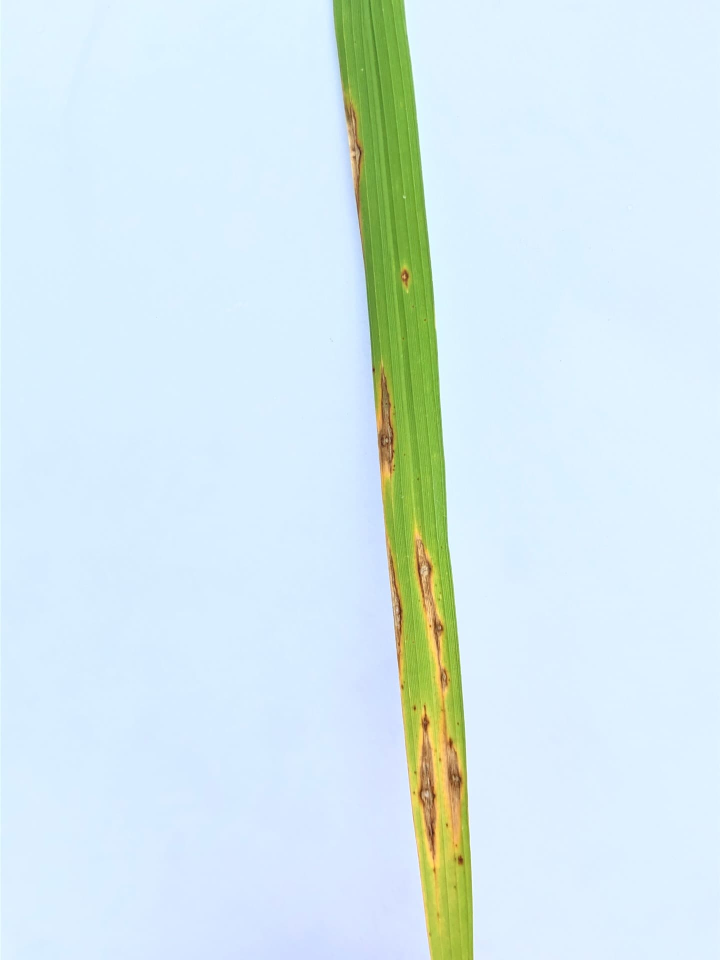
#> input picture dataset/blast/IMG_0448.jpg, 1440 x 1920 px (shown at 1/2 size); its folder holds only this picture in this run
$ jupyter execute Percobaan_5.ipynb   (older library calls are emulated)
#> lines starting #> are read from the running program, lines starting #| are printed output that depends on the picture
## 1. Import Library

[cell 1]
import os
import cv2 as cv
import matplotlib.pyplot as plt
import numpy as np
import pandas as pd
from sklearn.model_selection import train_test_split, cross_val_predict
from sklearn.metrics import accuracy_score, classification_report
from skimage.feature import graycomatrix, graycoprops
from scipy.stats import entropy
from scipy.ndimage import convolve
from sklearn.ensemble import RandomForestClassifier
from sklearn.svm import SVC
from sklearn.neighbors import KNeighborsClassifier
from sklearn.metrics import accuracy_score, precision_score, recall_score, f1_score, confusion_matrix, classification_report
from sklearn.metrics import confusion_matrix, ConfusionMatrixDisplay
import seaborn as sns

## 2. Data Loading

Pastikan struktur folder dataset sebagai berikut:
```
PROJECT-PCD-34/
└── dataset/
    ├── blast/
    │   ├── image1.jpg
    │   └── ...
    ├── blight/
    │   ├── image1.jpg
    │   └── ...
    └── tungro/
        ├── image1.jpg
        └── ...
```

> **Catatan:** Dataset ini memiliki **3 kelas** penyakit daun padi: `blast`, `blight`, dan `tungro`.

[cell 2]
DATASET_PATH = "dataset"
TARGET_SIZE  = (256, 256)
KELAS_VALID  = ['blast', 'blight', 'tungro']

data      = []
labels    = []
file_name = []

for sub_folder in sorted(os.listdir(DATASET_PATH)):
    sub_folder_path = os.path.join(DATASET_PATH, sub_folder)

    if not os.path.isdir(sub_folder_path):
        continue
    if sub_folder not in KELAS_VALID:
        print(f"⚠️  Folder '{sub_folder}' dilewati (bukan kelas dataset)")
        continue

    sub_folder_files = os.listdir(sub_folder_path)
    print(f"📂 Memuat kelas '{sub_folder}': {len(sub_folder_files)} file...")

    for filename in sub_folder_files:
        img_path = os.path.join(sub_folder_path, filename)
        img = cv.imread(img_path)
#> img is the input picture: shape (1920, 1440, 3); mean B, G, R 238.3, 233.3, 213.6
        if img is None:
            print(f"   ⚠️  Gagal membaca: {filename}")
            continue
        img = img.astype(np.uint8)
        img = cv.cvtColor(img, cv.COLOR_BGR2GRAY)
#> img: shape (1920, 1440)
        img = cv.resize(img, TARGET_SIZE, interpolation=cv.INTER_AREA)
#> img: shape (256, 256)
        data.append(img)
        labels.append(sub_folder)
        file_name.append(filename)

data      = np.array(data, dtype=np.uint8)
labels    = np.array(labels)

print()
print(f"✅ Total gambar berhasil dimuat: {len(data)}")
#| ✅ Total gambar berhasil dimuat: 2
print(f"   Ukuran gambar : {data[0].shape}")
#|    Ukuran gambar : (256, 256)
print(f"   Tipe data     : {data.dtype}")
#|    Tipe data     : uint8
print(f"📊 Distribusi per kelas:")
for kelas in KELAS_VALID:
    jumlah = np.sum(labels == kelas)
    print(f"   {kelas:10s}: {jumlah} gambar")

## 3. Data Augmentation

[cell 3]
data_augmented      = list(data)
#> data_augmented = 2 items
labels_augmented    = list(labels)
file_name_augmented = list(file_name)

for i in range(len(data)):
    img   = data[i]
    label = labels[i]
    fname = file_name[i]
    name, ext = os.path.splitext(fname)

    # Flip Horizontal
    flipped_h = cv.flip(img, 1)
    data_augmented.append(flipped_h)
    labels_augmented.append(label)
    file_name_augmented.append(f"{name}_flipH{ext}")

    # Flip Vertikal
    flipped_v = cv.flip(img, 0)
    data_augmented.append(flipped_v)
    labels_augmented.append(label)
    file_name_augmented.append(f"{name}_flipV{ext}")

    # Rotasi 90°
    rotated = cv.rotate(img, cv.ROTATE_90_CLOCKWISE)
    data_augmented.append(rotated)
    labels_augmented.append(label)
    file_name_augmented.append(f"{name}_rot90{ext}")
#> this loop made 2 passes
#> (label, fname) on passes 1 to 2: ('blast', 'IMG_0448.jpg'), ('blight', 'IMG_0834.jpg')
#> pass 1, `rotated = cv.rotate(img, cv.ROTATE_90_CLOCKWISE)`:
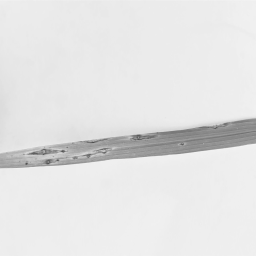
#> rotated: shape (256, 256); min 79, max 244, mean 228
#> after the loop, data_augmented = 8 items; file_name_augmented = ['IMG_0448.jpg', 'IMG_0834.jpg', 'IMG_0448_flipH.jpg', 'IMG_0448_flipV.jpg', 'IMG_0448_rot90.jpg', 'IMG_0834_flipH.jpg', 'IMG_0834_flipV.jpg', 'IMG_0834_rot90.jpg']; labels_augmented = ['blast', 'blight', 'blast', 'blast', 'blast', 'blight', 'blight', 'blight']

data_augmented      = np.array(data_augmented, dtype=object)
labels_augmented    = np.array(labels_augmented)
file_name_augmented = np.array(file_name_augmented)

print(f"Data sebelum augmentasi : {len(data)}")
#| Data sebelum augmentasi : 2
print(f"Data setelah augmentasi : {len(data_augmented)}")
#| Data setelah augmentasi : 8

## 4. Preprocessing — Percobaan 5
### Pipeline: Grayscale (sudah dilakukan saat loading) → Clahe → Median Filter → Gaussian Blur → Normalisasi

[cell 4]
unique_labels = np.unique(labels)
fig, axes = plt.subplots(1, len(unique_labels), figsize=(4 * len(unique_labels), 4))

for ax, kelas in zip(axes, unique_labels):
    idx = np.where(labels == kelas)[0][0]
    ax.imshow(data[idx], cmap='gray')
    ax.set_title(kelas, fontsize=10)
    ax.axis('off')

plt.tight_layout()
plt.show()

[cell 5]
def resize(image, targetSize=(256, 256)):
    return cv.resize(image, targetSize, interpolation=cv.INTER_AREA)

def normalisasi(image):
    return image.astype(np.float32) / 255.0

def clahePreprocessing(image):
    clahe = cv.createCLAHE(clipLimit=2.0, tileGridSize=(8, 8))
    hasil = clahe.apply(image)
    return hasil

def konvolusi(image, kernel):
    image = image.astype(np.float32)
    tinggi, lebar = image.shape

    k_tinggi, k_lebar = kernel.shape
    pad_y = k_tinggi // 2
    pad_x = k_lebar // 2

    padded = np.pad(image, ((pad_y, pad_y), (pad_x, pad_x)), mode='edge')
    hasil = np.zeros((tinggi, lebar), dtype=np.float32)
    for y in range(tinggi):
        for x in range(lebar):
            area = padded[y:y + k_tinggi, x:x + k_lebar]
            hasil[y, x] = np.sum(area * kernel)

    hasil = np.clip(hasil, 0, 255).astype(np.uint8)
    return hasil

def gaussianKernel(ksize=5, sigma=1.0):
    if ksize % 2 == 0:
        raise ValueError("Ukuran kernel harus ganjil, misalnya 3, 5, atau 7.")

    tengah = ksize // 2
    kernel = np.zeros((ksize, ksize), dtype=np.float32)
    for y in range(-tengah, tengah + 1):
        for x in range(-tengah, tengah + 1):
            nilai = np.exp(-(x**2 + y**2) / (2 * sigma**2))
            kernel[y + tengah, x + tengah] = nilai

    kernel = kernel / np.sum(kernel)
    return kernel

def gaussianBlur(image, ksize=5, sigma=1.0):
    kernel = gaussianKernel(ksize=ksize, sigma=sigma)
    hasil = konvolusi(image, kernel)

    return hasil

def median_filter(image, ksize=3):
    return cv.medianBlur(image, ksize)

def prepro5(image, targetSize=(256, 256)):
    img = image.astype(np.uint8)
    img = resize(img, targetSize)
    img = clahePreprocessing(img)
    img = median_filter(img)
    img = gaussianBlur(img, ksize=3, sigma=0.5)
    img = normalisasi(img)
    imgUint8 = (img * 255).astype(np.uint8)
    return imgUint8
    return img_uint8

[cell 6]
dataPreprocessed = []

for i in range(len(data_augmented)):
    img_prep = prepro5(data_augmented[i], TARGET_SIZE)
    dataPreprocessed.append(img_prep)
#> this loop made 8 passes
#> pass 1, in clahePreprocessing, `hasil = clahe.apply(image)`:
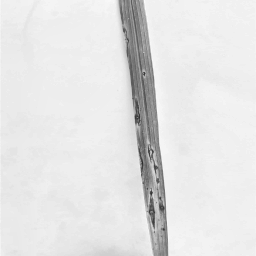
#> hasil: shape (256, 256); min 43, max 250, mean 227.8
#> after the loop, dataPreprocessed = 8 items

dataPreprocessed = np.array(dataPreprocessed)

print(f"   Preprocessing selesai!")
print(f"   Jumlah gambar    : {len(dataPreprocessed)}")
#|    Jumlah gambar    : 8
print(f"   Ukuran gambar    : {dataPreprocessed[0].shape}")
#|    Ukuran gambar    : (256, 256)
print(f"   Tipe data        : {dataPreprocessed[0].dtype}")
#|    Tipe data        : uint8
print(f"   Nilai min / max  : {dataPreprocessed[0].min()} / {dataPreprocessed[0].max()}")
#|    Nilai min / max  : 67 / 247

[cell 7]
unique_labels = np.unique(labels_augmented)
n_kelas = len(unique_labels)
#> n_kelas = 2

fig, axes = plt.subplots(2, n_kelas, figsize=(7 * n_kelas, 8))

for col, kelas in enumerate(unique_labels):
    idx = np.where(labels_augmented == kelas)[0][0]

    # Baris 1: gambar asli
    axes[0, col].imshow(data_augmented[idx].astype(np.uint8), cmap='gray')
    axes[0, col].set_title(f"{kelas}\n(Asli)", fontsize=12)
    axes[0, col].axis('off')

    # Baris 2: hasil preprocessing
    axes[1, col].imshow(dataPreprocessed[idx], cmap='gray', vmin=0, vmax=255)
    axes[1, col].set_title(f"{kelas}\n(Resize  + Clahe + Median Filter + Gaussian Blur + Normalisasi)", fontsize=12)
    axes[1, col].axis('off')
#> this loop made 2 passes
#> (col, kelas, idx) on passes 1 to 2: (0, 'blast', 0), (1, 'blight', 1)

plt.tight_layout()
plt.show()
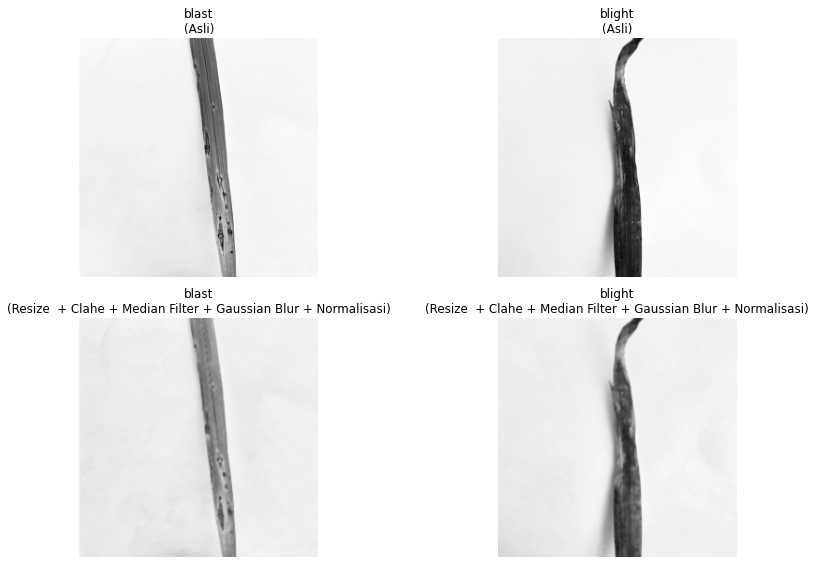
#> figure drawn by matplotlib, 4 panels

## 5. Ekstraksi Fitur GLCM

[cell 8]
def glcm(image, derajat):
    if derajat == 0:
        angles = [0]
    elif derajat == 45:
        angles = [np.pi / 4]
    elif derajat == 90:
        angles = [np.pi / 2]
    elif derajat == 135:
        angles = [3 * np.pi / 4]
    else:
        raise ValueError("Sudut tidak valid. Gunakan: 0, 45, 90, atau 135.")
    glcm_matrix = graycomatrix(image, [1], angles, 256, symmetric=True, normed=True)
    return glcm_matrix

def correlation(matriks):
    return graycoprops(matriks, 'correlation')[0, 0]

def dissimilarity(matriks):
    return graycoprops(matriks, 'dissimilarity')[0, 0]

def homogenity(matriks):
    return graycoprops(matriks, 'homogeneity')[0, 0]

def contrast(matriks):
    return graycoprops(matriks, 'contrast')[0, 0]

def ASM(matriks):
    return graycoprops(matriks, 'ASM')[0, 0]

def energy(matriks):
    return graycoprops(matriks, 'energy')[0, 0]

def entropyGlcm(matriks):
    return entropy(matriks.ravel())

[cell 9]
Derajat0   = []
Derajat45  = []
Derajat90  = []
Derajat135 = []

for i in range(len(dataPreprocessed)):
    D0   = glcm(dataPreprocessed[i], 0)
    D45  = glcm(dataPreprocessed[i], 45)
    D90  = glcm(dataPreprocessed[i], 90)
    D135 = glcm(dataPreprocessed[i], 135)
    Derajat0.append(D0)
    Derajat45.append(D45)
    Derajat90.append(D90)
    Derajat135.append(D135)
    if (i + 1) % 100 == 0:
        print(f"   Progress: {i+1}/{len(dataPreprocessed)}")
#> after the loop, Derajat0 = 8 items; Derajat135 = 8 items; Derajat45 = 8 items; Derajat90 = 8 items

[cell 10]
Kontras0, Kontras45, Kontras90, Kontras135                     = [], [], [], []
dissimilarity0, dissimilarity45, dissimilarity90, dissimilarity135 = [], [], [], []
homogenity0, homogenity45, homogenity90, homogenity135          = [], [], [], []
entropy0, entropy45, entropy90, entropy135                      = [], [], [], []
ASM0, ASM45, ASM90, ASM135                                      = [], [], [], []
energy0, energy45, energy90, energy135                          = [], [], [], []
correlation0, correlation45, correlation90, correlation135      = [], [], [], []

for i in range(len(dataPreprocessed)):
    # Correlation
    correlation0.append(correlation(Derajat0[i]))
    correlation45.append(correlation(Derajat45[i]))
    correlation90.append(correlation(Derajat90[i]))
    correlation135.append(correlation(Derajat135[i]))

    # Contrast
    Kontras0.append(contrast(Derajat0[i]))
    Kontras45.append(contrast(Derajat45[i]))
    Kontras90.append(contrast(Derajat90[i]))
    Kontras135.append(contrast(Derajat135[i]))

    # Dissimilarity
    dissimilarity0.append(dissimilarity(Derajat0[i]))
    dissimilarity45.append(dissimilarity(Derajat45[i]))
    dissimilarity90.append(dissimilarity(Derajat90[i]))
    dissimilarity135.append(dissimilarity(Derajat135[i]))

    # Homogeneity
    homogenity0.append(homogenity(Derajat0[i]))
    homogenity45.append(homogenity(Derajat45[i]))
    homogenity90.append(homogenity(Derajat90[i]))
    homogenity135.append(homogenity(Derajat135[i]))

    # Entropy
    entropy0.append(entropyGlcm(Derajat0[i]))
    entropy45.append(entropyGlcm(Derajat45[i]))
    entropy90.append(entropyGlcm(Derajat90[i]))
    entropy135.append(entropyGlcm(Derajat135[i]))

    # ASM
    ASM0.append(ASM(Derajat0[i]))
    ASM45.append(ASM(Derajat45[i]))
    ASM90.append(ASM(Derajat90[i]))
    ASM135.append(ASM(Derajat135[i]))

    # Energy
    energy0.append(energy(Derajat0[i]))
    energy45.append(energy(Derajat45[i]))
    energy90.append(energy(Derajat90[i]))
    energy135.append(energy(Derajat135[i]))
#> after the loop, ASM0 = [0.0458, 0.0468, 0.0463, 0.0461, 0.0465, 0.0463, 0.047, 0.0493]; ASM135 = [0.0387, 0.0411, 0.039, 0.0389, 0.0389, 0.0413, 0.0419, 0.0419]; ASM45 = [0.0387, 0.0417, 0.039, 0.0389, 0.0389, 0.0406, 0.0412, 0.0412]; ASM90 = [0.0462, 0.0492, 0.0465, 0.0465, 0.0461, 0.0487, 0.0493, 0.047]; Kontras0 = [44.62, 55.03, 44.52, 44.74, 4.07, 55.2, 54.93, 7.27]; Kontras135 = [54.67, 56.2, 39.49, 39.68, 39.68, 64.06, 63.84, 63.84]; Kontras45 = [39.58, 63.9, 54.55, 54.82, 54.82, 56.42, 56.09, 56.09]; Kontras90 = [4.07, 7.27, 4.07, 4.07, 44.74, 7.29, 7.27, 54.93]; correlation0 = [0.972, 0.986, 0.972, 0.972, 0.997, 0.986, 0.986, 0.998]; correlation135 = [0.966, 0.986, 0.975, 0.975, 0.975, 0.983, 0.984, 0.984]; correlation45 = [0.975, 0.984, 0.966, 0.966, 0.966, 0.985, 0.986, 0.986]; correlation90 = [0.997, 0.998, 0.997, 0.997, 0.972, 0.998, 0.998, 0.986]; dissimilarity0 = [1.65, 1.93, 1.65, 1.65, 0.652, 1.93, 1.93, 0.771]; dissimilarity135 = [1.96, 2.07, 1.69, 1.7, 1.7, 2.13, 2.12, 2.12]; dissimilarity45 = [1.69, 2.12, 1.96, 1.96, 1.96, 2.07, 2.07, 2.07]; dissimilarity90 = [0.652, 0.77, 0.652, 0.652, 1.65, 0.774, 0.771, 1.93]; energy0 = [0.214, 0.216, 0.215, 0.215, 0.216, 0.215, 0.217, 0.222]; energy135 = [0.197, 0.203, 0.197, 0.197, 0.197, 0.203, 0.205, 0.205]; energy45 = [0.197, 0.204, 0.198, 0.197, 0.197, 0.201, 0.203, 0.203]; energy90 = [0.215, 0.222, 0.216, 0.216, 0.215, 0.221, 0.222, 0.217]; entropy0 = [4.38, 4.63, 4.37, 4.38, 4.21, 4.64, 4.62, 4.42]; entropy135 = [4.57, 4.79, 4.54, 4.55, 4.55, 4.77, 4.75, 4.75]; entropy45 = [4.55, 4.76, 4.56, 4.56, 4.56, 4.8, 4.79, 4.79]; entropy90 = [4.21, 4.42, 4.2, 4.21, 4.38, 4.43, 4.42, 4.62]; homogenity0 = [0.776, 0.754, 0.776, 0.776, 0.802, 0.753, 0.754, 0.795]; homogenity135 = [0.724, 0.709, 0.726, 0.726, 0.726, 0.718, 0.719, 0.719]; homogenity45 = [0.726, 0.719, 0.724, 0.724, 0.724, 0.708, 0.709, 0.709]; homogenity90 = [0.803, 0.796, 0.802, 0.802, 0.776, 0.795, 0.795, 0.754]

## 6. Ekstraksi Fitur Wavelet (Haar — Implementasi Manual)

[cell 11]
HAAR_LP = np.array([1/np.sqrt(2), 1/np.sqrt(2)])
HAAR_HP = np.array([1/np.sqrt(2), -1/np.sqrt(2)])

def haar_dwt2d_level1(image):
    img = image.astype(np.float32)

    # Konvolusi baris
    from scipy.ndimage import convolve1d
    L_row = convolve1d(img,    HAAR_LP, axis=1, mode='wrap')[:, ::2]
    H_row = convolve1d(img,    HAAR_HP, axis=1, mode='wrap')[:, ::2]

    # Konvolusi kolom
    LL = convolve1d(L_row, HAAR_LP, axis=0, mode='wrap')[::2, :]
    LH = convolve1d(L_row, HAAR_HP, axis=0, mode='wrap')[::2, :]
    HL = convolve1d(H_row, HAAR_LP, axis=0, mode='wrap')[::2, :]
    HH = convolve1d(H_row, HAAR_HP, axis=0, mode='wrap')[::2, :]

    return LL, LH, HL, HH


def ekstraksi_wavelet(image, level=2):
    fitur = []
    current = image.astype(np.float32)

    for lv in range(1, level + 1):
        LL, LH, HL, HH = haar_dwt2d_level1(current)

        if lv == level:
            fitur.append(np.mean(LL))
            fitur.append(np.std(LL))

        # Detail sub-bands setiap level
        fitur.append(np.mean(LH));  fitur.append(np.std(LH))
        fitur.append(np.mean(HL));  fitur.append(np.std(HL))
        fitur.append(np.mean(HH));  fitur.append(np.std(HH))

        # LL menjadi input level berikutnya
        current = LL

    return fitur

dummy = np.random.randint(0, 255, (256, 256), dtype=np.uint8)
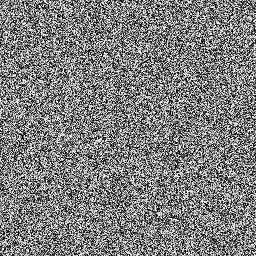
#> dummy: shape (256, 256); min 0, max 254, mean 126.8
sample_wav = ekstraksi_wavelet(dummy, level=2)
#> the loop in ekstraksi_wavelet, `for lv in range(1, level + 1):` made 2 passes
#> pass 1, in haar_dwt2d_level1, `L_row = convolve1d(img,    HAAR_LP, axis=1, mode='wrap')[:, ::2]`:
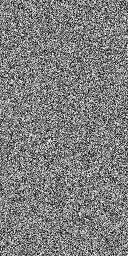
#> L_row: shape (256, 128) float32; min 1.41, max 359.2, mean 179.3; drawn with min black and max white
#> pass 1, in haar_dwt2d_level1, `H_row = convolve1d(img,    HAAR_HP, axis=1, mode='wrap')[:, ::2]`:
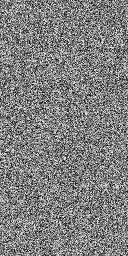
#> H_row: shape (256, 128) float32; min -178.9, max 178.2, mean 0.6; drawn with min black and max white
#> after the loop in ekstraksi_wavelet, `for lv in range(1, level + 1):`:
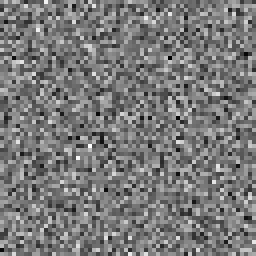
#> HH: shape (64, 64) float32 (shown 4 times larger); min -230.8, max 254.2, mean 1; drawn with min black and max white
#> after the loop in ekstraksi_wavelet, `for lv in range(1, level + 1):`:
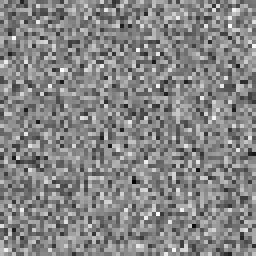
#> HL: shape (64, 64) float32 (shown 4 times larger); min -260.8, max 236.7, mean 0.1; drawn with min black and max white
#> after the loop in ekstraksi_wavelet, `for lv in range(1, level + 1):`:
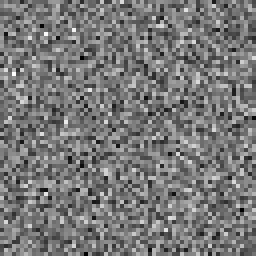
#> LH: shape (64, 64) float32 (shown 4 times larger); min -232.5, max 262.5, mean 1.2; drawn with min black and max white
#> after the loop in ekstraksi_wavelet, `for lv in range(1, level + 1):`:
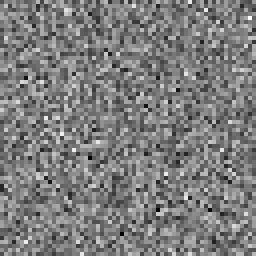
#> LL: shape (64, 64) float32 (shown 4 times larger); min 254.5, max 767.2, mean 507; drawn with min black and max white
#> after the loop in ekstraksi_wavelet, `for lv in range(1, level + 1):`: fitur = [0.0375, 73.7, 0.862, 73.54, -0.15, 73.62, 507, 72.86, 1.18, 73.63, 0.0746, 73.79, 0.955, 72.71]
#> sample_wav has the same summary as fitur in ekstraksi_wavelet
#> (the rest of the program and of its run is left out)
